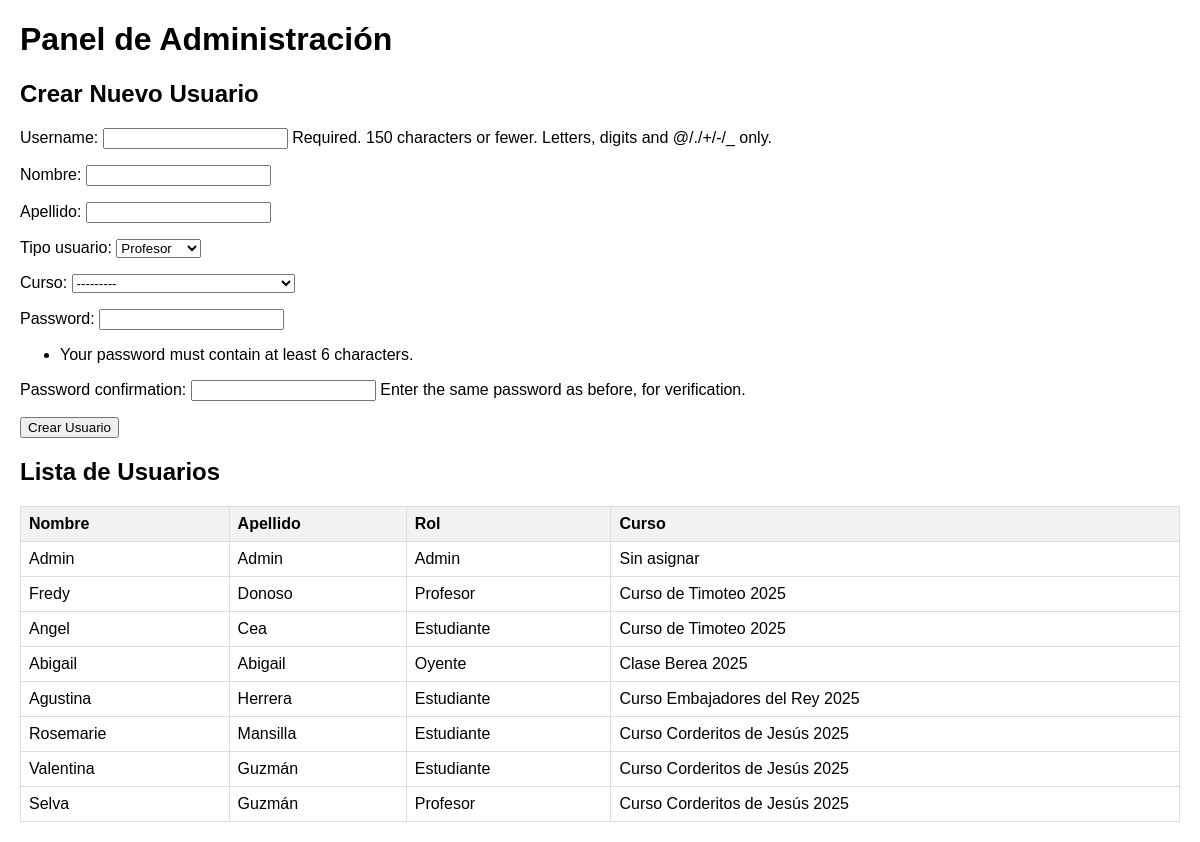
Screenshot of /admin_panel (signed in) with the database file from the repository.
### asistencia/models.py (models this page shows, shortened)
class Curso(models.Model):
    nombre = models.CharField(max_length=100, unique=True)
    def __str__(self):
        return self.nombre

class CustomUser(AbstractUser):
    TIPO_USUARIO_CHOICES = [
        ('profesor', 'Profesor'),
        ('estudiante', 'Estudiante'),
        ('admin', 'Admin'),
        ('oyente', 'Oyente'),
    ]
    nombre = models.CharField(max_length=100)
    apellido = models.CharField(max_length=100)
    tipo_usuario = models.CharField(max_length=10, choices=TIPO_USUARIO_CHOICES, default='estudiante')
    curso = models.ForeignKey(Curso, on_delete=models.SET_NULL, null=True, blank=True, related_name='usuarios')

### asistencia/views.py (the view)
# urls.py: path('admin_panel', login_required(views.admin_panel), name='admin_panel'),  # Nueva URL para el panel de admin
@login_required
@user_passes_test(es_admin, login_url='/acceso')  # Solo usuarios admin pueden acceder
def admin_panel(request):
    if request.method == 'POST':
        form = CustomUserCreationForm(request.POST)
        if form.is_valid():
            form.save()
            return redirect('admin_panel')  # Redirige al panel de admin después de crear el usuario
    else:
        form = CustomUserCreationForm()
    usuarios = CustomUser.objects.all()
    context = {
        'form': form,
        'usuarios': usuarios,
    }
    return render(request, 'admin_panel.html', context)

### asistencia/views.py (called while the page is built)
def es_admin(user):
    return user.tipo_usuario == 'admin'

### asistencia/templates/admin_panel.html (shortened to what this page needs)
<!DOCTYPE html>
<html lang="es">
<head>
</head>
<body>
    <h1>Panel de Administración</h1>
    <h2>Crear Nuevo Usuario</h2>
    <form method="post" id="userForm">
        {{ form.as_p }}
        <button type="submit">Crear Usuario</button>
    </form>
    <h2>Lista de Usuarios</h2>
    <table>
        <thead>
            <tr>
                <th>Nombre</th>
                <th>Apellido</th>
                <th>Rol</th>
                <th>Curso</th>
            </tr>
        </thead>
        <tbody>
            {% for usuario in usuarios %}
                <tr>
                    <td>{{ usuario.nombre }}</td>
                    <td>{{ usuario.apellido }}</td>
                    <td>{{ usuario.get_tipo_usuario_display }}</td>
                    <td>
                        {% if usuario.curso %}
                            {{ usuario.curso.nombre }}
                        {% else %}
                            Sin asignar
                        {% endif %}
                    </td>
                </tr>
            {% endfor %}
        </tbody>
    </table>
</body>
</html>

### asistencia/templates/admin_panel.html (style rules this page uses)
body { font-family: Arial, sans-serif; margin: 20px; }
table { width: 100%; border-collapse: collapse; margin-top: 20px; }
th, td { border: 1px solid #ddd; padding: 8px; text-align: left; }
th { background-color: #f2f2f2; }

### rows the page displays
CustomUser: nombre "Admin", apellido "Admin", tipo_usuario "Admin", shows "Sin asignar"
CustomUser: nombre "Fredy", apellido "Donoso", tipo_usuario "Profesor", curso.nombre "Curso de Timoteo 2025"
CustomUser: nombre "Angel", apellido "Cea", tipo_usuario "Estudiante", curso.nombre "Curso de Timoteo 2025"
CustomUser: nombre "Abigail", apellido "Abigail", tipo_usuario "Oyente", curso.nombre "Clase Berea 2025"
CustomUser: nombre "Agustina", apellido "Herrera", tipo_usuario "Estudiante", curso.nombre "Curso Embajadores del Rey 2025"
CustomUser: nombre "Rosemarie", apellido "Mansilla", tipo_usuario "Estudiante", curso.nombre "Curso Corderitos de Jesús 2025"
CustomUser: nombre "Valentina", apellido "Guzmán", tipo_usuario "Estudiante", curso.nombre "Curso Corderitos de Jesús 2025"
CustomUser: nombre "Selva", apellido "Guzmán", tipo_usuario "Profesor", curso.nombre "Curso Corderitos de Jesús 2025"
